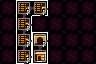

A level layout from a 2D game, rendered from its tile map. Below: a short description, then the map file with its tile-grid data intact:
An orthogonal 6x4 tile map with 16x16 px tiles, 4 tile layers (Maze Shape, Room Properties, Restrictions, Minimap).

<map version="1.10" tiledversion="1.11.0" orientation="orthogonal" renderorder="right-down" width="6" height="4" tilewidth="16" tileheight="16" infinite="0" nextlayerid="5" nextobjectid="1">
 <properties>
  <property name="max_exit_rooms" type="int" value="0" />
  <property name="min_challenge_rooms" type="int" value="0" />
  <property name="min_exit_rooms" type="int" value="0" />
  <property name="min_shop_rooms" type="int" value="0" />
 </properties>
 <tileset firstgid="1" source="../LayoutTiles.tsx" />
 <layer id="1" name="Maze Shape" width="6" height="4">
  <data encoding="csv">
1,35,20,1,1,1,
1,34,1,1,1,1,
1,34,2,1,1,1,
1,50,50,1,1,1
</data>
 </layer>
 <layer id="2" name="Room Properties" width="6" height="4">
  <data encoding="csv">
5,59,58,5,5,5,
5,60,5,5,5,5,
5,61,63,5,5,5,
5,62,64,5,5,5
</data>
 </layer>
 <layer id="3" name="Restrictions" width="6" height="4">
  <data encoding="csv">
0,16,16,0,0,0,
0,16,0,0,0,0,
0,16,16,0,0,0,
0,16,0,0,0,0
</data>
 </layer>
 <layer id="4" name="Minimap" width="6" height="4" opacity="0.46">
  <data encoding="csv">
0,14,14,0,0,0,
0,14,0,0,0,0,
0,14,14,0,0,0,
0,14,14,0,0,0
</data>
 </layer>
</map>
